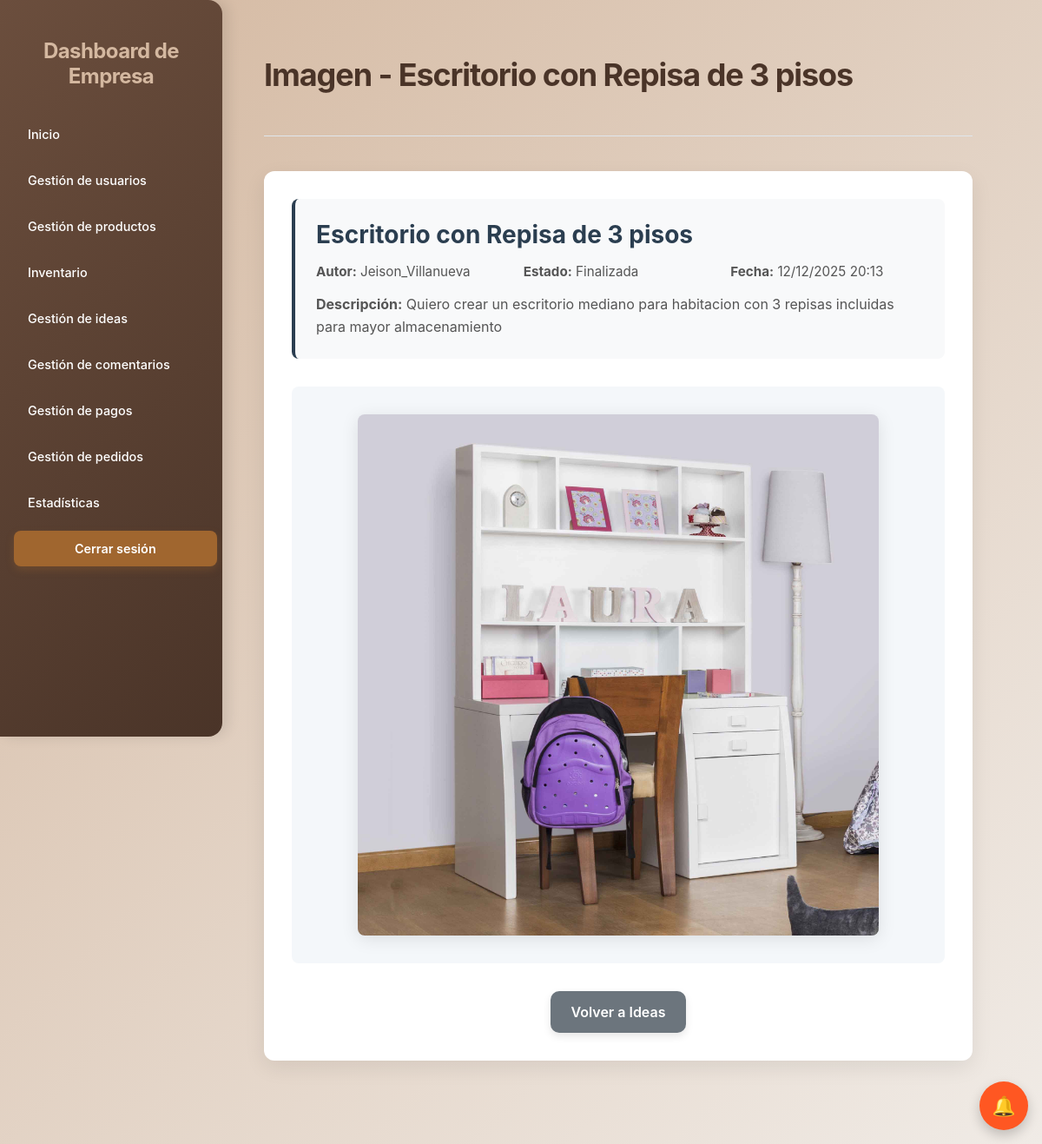
Page /idea/imagen/17/ (signed in) on the committed database.
### core/models.py (models this page shows, shortened)
class Idea(models.Model):
    STATUS_CHOICES = [
        ('pendiente', 'Pendiente'),
        ('en_proceso', 'En Proceso'),
        ('completada', 'Completada'),
        ('finalizada', 'Finalizada'),
        ('rechazada', 'Rechazada'),
    ]
    CATEGORIA_CHOICES = [
        ('mesas', 'Mesas'),
        ('sillas', 'Sillas'),
        ('cajoneras', 'Cajoneras'),
        ('armarios', 'Armarios'),
        ('utensilios', 'Utensilios'),
        ('escritorios', 'Escritorios'),
    ]
    titulo = models.CharField(max_length=100)
    descripcion = models.CharField(max_length=250, default='', blank=True, null=True)
    autor = models.CharField(max_length=100)
    imagen = models.ImageField(upload_to='uploads/ideas/', blank=True, null=True)
    modelo_3d = models.FileField(upload_to='uploads/ideas/modelos3d/', blank=True, null=True)
    estado = models.CharField(max_length=20, choices=STATUS_CHOICES, default='pendiente')
    empresa_asignada = models.ForeignKey(UserEmpresa, on_delete=models.SET_NULL, null=True, blank=True)
    fecha_creacion = models.DateTimeField(auto_now_add=True)
    mensaje_empresa = models.TextField(max_length=1000, blank=True, null=True, help_text='Mensaje de la empresa al cliente sobre la idea')
    respuesta_cliente = models.TextField(max_length=1000, blank=True, null=True, help_text='Respuesta del cliente a la empresa')
    permiso_publicacion = models.BooleanField(default=False, help_text='Permiso del cliente para publicar como producto')
    fecha_permiso = models.DateTimeField(null=True, blank=True)
    publicada_como_producto = models.BooleanField(default=False)
    fecha_publicacion = models.DateTimeField(null=True, blank=True)
    categoria = models.CharField(max_length=20, choices=CATEGORIA_CHOICES, default='mesas')
    medidas = models.JSONField(blank=True, null=True, help_text='Medidas personalizadas del producto')
    veces_editada = models.IntegerField(default=0, help_text='Número de veces que se ha editado la idea')

### Empresas/views.py (the view)
# urls.py: path("idea/imagen/<int:idea_id>/", views.ver_imagen_idea, name="ver_imagen_idea"),
@empresa_login_required
def ver_imagen_idea(request, idea_id):
    idea = get_object_or_404(Idea, pk=idea_id)
    context = {
        'idea': idea
    }
    return render(request, 'Empresas/ver_imagen_idea.html', context)

### Empresas/views.py (called while the page is built)
def empresa_login_required(view_func):
    @wraps(view_func)
    def wrapper(request, *args, **kwargs):
        if 'empresa_id' not in request.session:
            messages.warning(request, 'Debe iniciar sesión para acceder a esta página.')
            return redirect('loginEmpresa_login')
        return view_func(request, *args, **kwargs)
    return wrapper

### core/context_processors.py (called while the page is built, shortened)
def idea_notifications(request):
    username_cliente = request.session.get('usernameCliente')
    username_empresa = request.session.get('usernameEmpresa')
    has_notif = False
    try:
        if username_cliente:
            has_notif = MensajeIdea.objects.filter(
                idea__autor=username_cliente,
                remitente_tipo='empresa',
                leido=False
            ).exists()
    except Exception as e:
        print(f"Error en idea_notifications: {str(e)}")
        has_notif = False
    return {
        'has_idea_notifications': has_notif
    }

### Empresas/templates/Empresas/ver_imagen_idea.html (shortened to what this page needs)
<!DOCTYPE html>
<html lang="es">
<head>
    {% load static %}
    <link rel="stylesheet" href="{% static 'Empresas/css/styles3.css' %}">
    <link rel="stylesheet" href="{% static 'Empresas/css/ver_media.css' %}">
</head>
<body>
    <div class="dashboard-container">
        <aside>
            <h2>Dashboard de Empresa</h2>
            <nav>
                <ul>
                    <li><a href="{% url 'dashboardEmpresa' %}">Inicio</a></li>
                    <li><a href="{% url 'usuarios' %}">Gestión de usuarios</a></li>
                    <li><a href="{% url 'GestiProductos' %}">Gestión de productos</a></li>
                    <li><a href="{% url 'inventario' %}">Inventario</a></li>
                    <li><a href="{% url 'empresa_ideas' %}">Gestión de ideas</a></li>
                    <li><a href="{% url 'empresa_comentarios' %}">Gestión de comentarios</a></li>
                    <li><a href="{% url 'gestion_pagos' %}">Gestión de pagos</a></li>
                    <li><a href="{% url 'gestion_pedidos' %}">Gestión de pedidos</a></li>
                    <li><a href="{% url 'estadisticas' %}">Estadísticas</a></li>
                </ul>
            </nav>
            <a href="{% url 'logout' %}" class="logout-button">Cerrar sesión</a>
        </aside>
        <main>
            <header>
                <h1>Imagen - {{ idea.titulo }}</h1>
            </header>
            <div class="media-content-card">
                <div class="idea-info-box">
                    <h2>{{ idea.titulo }}</h2>
                    <div class="info-grid">
                        <p><strong>Autor:</strong> {{ idea.autor }}</p>
                        <p><strong>Estado:</strong> {{ idea.get_estado_display }}</p>
                        <p><strong>Fecha:</strong> {{ idea.fecha_creacion|date:"d/m/Y H:i" }}</p>
                    </div>
                    <p class="descripcion-completa"><strong>Descripción:</strong> {{ idea.descripcion }}</p>
                </div>
                {% if idea.imagen %}
                <div class="image-viewer-box">
                    <img src="{{ idea.imagen.url }}" alt="{{ idea.titulo }}">
                </div>
                {% else %}
                <div class="no-media-box">
                    <p>Esta idea no tiene una imagen asociada.</p>
                </div>
                {% endif %}
                <div class="media-actions-box">
                    <a href="{% url 'empresa_ideas' %}" class="btn btn-secondary">Volver a Ideas</a>
                </div>
            </div>
        </main>
    </div>
{% load static %}
<link rel="stylesheet" href="{% static 'core/css/floating.css' %}">
<link rel="stylesheet" href="{% static 'core/css/notificaciones.css' %}">
<a id="floating-notif-btn-empresa" class="floating-btn floating-notif" style="display: flex;" title="Notificaciones" onclick="event.preventDefault(); abrirNotificaciones();">
    <span class="fb-icon">🔔</span>
</a>
{% include 'core/modal_notificaciones.html' %}
</body>
</html>

### Empresas/static/Empresas/css/styles3.css (style rules this page uses)
body { font-family: 'Inter', sans-serif; background: linear-gradient(135deg, #D4B8A0 0%, #f0ebe6 100%); margin: 0; padding: 0; }
.dashboard-container { min-height: 100vh; display: flex; }
aside { background: linear-gradient(135deg, #6B4E3D, #4A3428); color: #ffffff; padding: 1.5rem 1rem; border-top-right-radius: 1rem; border-bottom-right-radius: 1rem; box-shadow: 6px 0 15px rgba(0, 0, 0, 0.1); display: flex; flex-direction: column; width: 14rem; min-width: 14rem; max-width: 14rem; height: 100vh; position: fixed; left: 0; top: 0; overflow-y: auto; flex-shrink: 0; }
aside nav { flex-grow: 0; }
aside nav ul { list-style: none; padding: 0; margin: 0; }
aside h2 { font-size: 1.5rem; font-weight: 700; margin-bottom: 2rem; color: #D4B8A0; letter-spacing: -0.025em; text-align: center; }
aside nav ul li { margin-bottom: 0.75rem; }
aside nav ul li a { display: flex; align-items: center; padding: 0.75rem 1rem; border-radius: 0.5rem; transition: background-color 0.3s ease, color 0.3s ease, transform 0.2s ease; color: #ffffff; text-decoration: none; font-weight: 500; font-size: 0.9rem; }
.logout-button { display: block; width: 90%; margin: 0 auto; text-align: center; padding: 0.75rem 1rem; background-color: #A0662F; color: white; font-weight: 600; font-size: 0.9rem; border-radius: 0.5rem; transition: background-color 0.3s ease, transform 0.2s ease; box-shadow: 0 4px 10px rgba(160, 102, 47, 0.3); text-decoration: none; }
main { flex-grow: 1; padding: 2.5rem 5rem 6rem 5rem; overflow-y: visible; margin-left: 14rem; min-height: 100vh; width: calc(100% - 14rem); box-sizing: border-box; }
main header { margin-bottom: 2.5rem; display: flex; justify-content: space-between; align-items: center; padding-bottom: 1.5rem; border-bottom: 1px solid #e0e6ec; max-width: 1400px; }
main h1 { font-size: 2.25rem; font-weight: 700; color: #4A3428; letter-spacing: -0.03em; }
@media (min-width: 1200px) { main { max-width: 1600px; } }

### Empresas/static/Empresas/css/ver_media.css (style rules this page uses)
.media-content-card { background: white; border-radius: 12px; padding: 2rem; box-shadow: 0 8px 25px rgba(0, 0, 0, 0.08); }
.idea-info-box { background: #f8f9fa; padding: 1.5rem; border-radius: 8px; margin-bottom: 2rem; border-left: 4px solid #2b3e50; }
.idea-info-box h2 { margin-top: 0; margin-bottom: 1rem; color: #2b3e50; font-size: 1.75rem; font-weight: 700; }
.info-grid { display: grid; grid-template-columns: repeat(auto-fit, minmax(200px, 1fr)); gap: 1rem; margin-bottom: 1rem; }
.info-grid p { margin: 0; color: #555; font-size: 0.95rem; }
.descripcion-completa { margin: 1rem 0 0 0; color: #555; line-height: 1.6; }
.image-viewer-box { text-align: center; padding: 2rem; background: #f4f7fa; border-radius: 8px; margin-bottom: 2rem; }
.image-viewer-box img { max-width: 100%; max-height: 600px; height: auto; width: auto; border-radius: 8px; box-shadow: 0 4px 20px rgba(0, 0, 0, 0.1); object-fit: contain; display: block; margin: 0 auto; }
.media-actions-box { display: flex; gap: 1rem; justify-content: center; flex-wrap: wrap; }
.media-actions-box .btn { padding: 0.875rem 1.5rem; border-radius: 0.625rem; text-decoration: none; font-weight: 600; transition: all 0.3s ease; display: inline-block; border: none; cursor: pointer; box-shadow: 0 4px 10px rgba(0, 0, 0, 0.1); }
.media-actions-box .btn-secondary { background: #6c757d; color: white; }
img { display: block; }
.image-viewer-box img { image-rendering: auto; -webkit-font-smoothing: antialiased; -moz-osx-font-smoothing: grayscale; }

### static/core/css/floating.css (style rules this page uses)
.floating-btn { pointer-events: auto !important; display: flex !important; align-items: center !important; justify-content: center !important; position: fixed !important; width: 56px !important; height: 56px !important; border-radius: 50% !important; background: #A0662F !important; color: white !important; text-decoration: none !important; box-shadow: 0 6px 14px rgba(0,0,0,0.2) !important; transition: transform .15s ease, opacity .15s ease !important; }
.floating-btn .fb-icon { font-size: 22px; }
.floating-notif { position: fixed !important; bottom: 16px !important; right: 16px !important; background: #ff5722 !important; z-index: 10002 !important; display: flex !important; }

### rows in the picture
Idea: titulo "Escritorio con Repisa de 3 pisos", autor "Jeison_Villanueva", estado "Finalizada", fecha_creacion "12/12/2025 20:13", descripcion "Quiero crear un escritorio mediano para habitacion con 3 repisas incluidas para mayor almacenamiento", imagen (picture)
